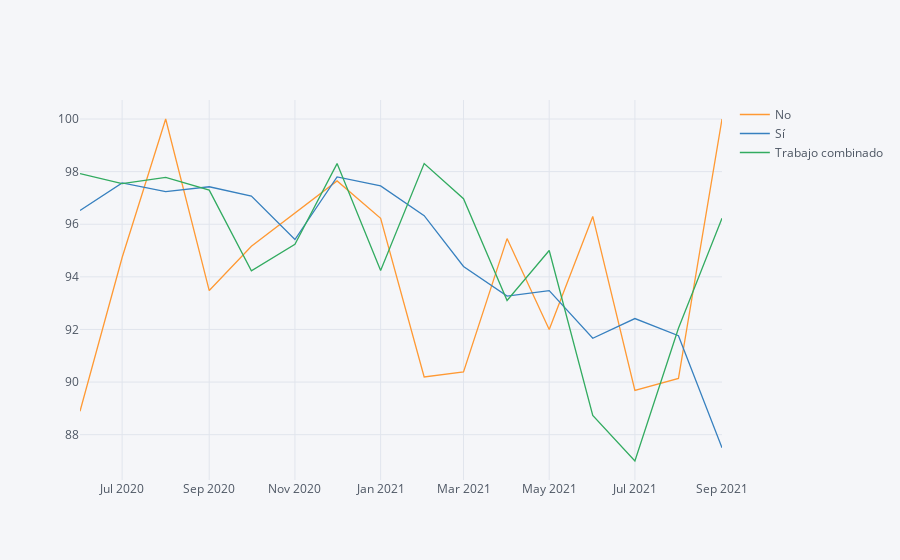

The notebook cell saved with this chart:
### Code cell
a.iplot()

### Figure 1 — Plotly figure (JSON) as saved in the notebook; plotly's stock layout.template omitted (floating-point values rounded to 4 significant figures)
{"data": [{"line": {"color": "rgba(255, 153, 51, 1.0)", "dash": "solid", "shape": "linear", "width": 1.3}, "mode": "lines", "name": "No", "text": "", "type": "scatter", "x": ["2020-06", "2020-07", "2020-08", "2020-09", "2020-10", "2020-11", "2020-12", "2021-01", "2021-02", "2021-03", "2021-04", "2021-05", "2021-06", "2021-07", "2021-08", "2021-09"], "y": [88.89, 94.74, 100, 93.48, 95.16, 96.43, 97.65, 96.23, 90.2, 90.38, 95.45, 92, 96.3, 89.68, 90.14, 100]}, {"line": {"color": "rgba(55, 128, 191, 1.0)", "dash": "solid", "shape": "linear", "width": 1.3}, "mode": "lines", "name": "Sí", "text": "", "type": "scatter", "x": ["2020-06", "2020-07", "2020-08", "2020-09", "2020-10", "2020-11", "2020-12", "2021-01", "2021-02", "2021-03", "2021-04", "2021-05", "2021-06", "2021-07", "2021-08", "2021-09"], "y": [96.52, 97.57, 97.24, 97.42, 97.07, 95.42, 97.8, 97.46, 96.32, 94.39, 93.27, 93.48, 91.67, 92.41, 91.76, 87.5]}, {"line": {"color": "rgba(50, 171, 96, 1.0)", "dash": "solid", "shape": "linear", "width": 1.3}, "mode": "lines", "name": "Trabajo combinado", "text": "", "type": "scatter", "x": ["2020-06", "2020-07", "2020-08", "2020-09", "2020-10", "2020-11", "2020-12", "2021-01", "2021-02", "2021-03", "2021-04", "2021-05", "2021-06", "2021-07", "2021-08", "2021-09"], "y": [97.93, 97.55, 97.78, 97.3, 94.23, 95.24, 98.31, 94.24, 98.31, 96.97, 93.1, 95, 88.73, 87, 92.05, 96.23]}], "layout": {"legend": {"bgcolor": "#F5F6F9", "font": {"color": "#4D5663"}}, "paper_bgcolor": "#F5F6F9", "plot_bgcolor": "#F5F6F9", "title": {"font": {"color": "#4D5663"}}, "xaxis": {"gridcolor": "#E1E5ED", "showgrid": true, "tickfont": {"color": "#4D5663"}, "title": {"font": {"color": "#4D5663"}, "text": ""}, "zerolinecolor": "#E1E5ED"}, "yaxis": {"gridcolor": "#E1E5ED", "showgrid": true, "tickfont": {"color": "#4D5663"}, "title": {"font": {"color": "#4D5663"}, "text": ""}, "zerolinecolor": "#E1E5ED"}}}
